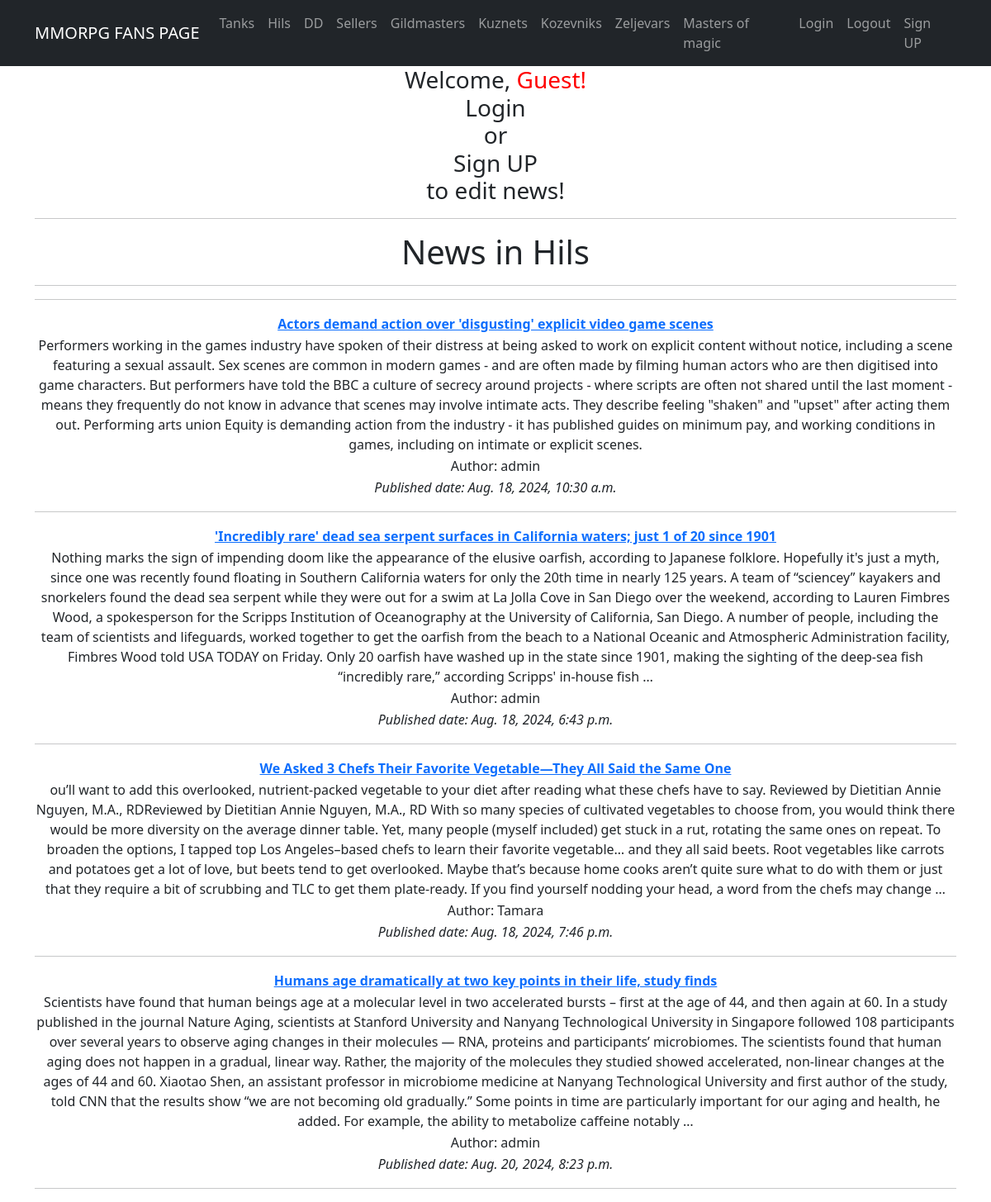
Page /category/Hils/ on the committed database.
### app/models.py (models this page shows, shortened)
class Category(models.Model):
    name = models.CharField(max_length=100, unique=True)
    class Meta:
        verbose_name_plural = ('Categories')

class Post(models.Model):
    name = models.CharField(max_length=150, unique=True)
    description = models.TextField()
    published_date = models.DateTimeField(default=timezone.now)
    author = models.ForeignKey(User, on_delete=models.CASCADE, related_name='posts')
    categories = models.ManyToManyField(Category, related_name='posts')

### app/views.py (the view)
# urls.py: path('category/<str:category_name>/', PostByCategory.as_view(), name='posts_by_category'),
class PostByCategory(ListView, LoginRequiredMixin, PermissionRequiredMixin):
    template_name = 'post_by_category.html'
    context_object_name = 'post_by_category'
    def get_queryset(self):
        category_name = self.kwargs['category_name']
        self.category = get_object_or_404(Category, name__iexact=category_name)
        return Post.objects.filter(categories=self.category)
    def get_context_data(self, **kwargs):
        context = super().get_context_data(**kwargs)
        context['category'] = self.category
        return context

### templates/post_by_category.html (shortened to what this page needs)
{% extends 'flatpages/default.html' %}
{% block content %}
<h1>News in {{ category.name }}</h1>
<hr>
    {% for post in post_by_category %}
<table>
    <tr>
        <td><strong><a href="{% url 'post_detail' post.pk %}">{{ post.name }}</a></strong></td>
    </tr>
    <tr>
        <td>{{ post.description | truncatewords:150 }}</td>
    </tr>
    <tr>
        <td>Author: {{ post.author }}</td>
    </tr>
    <tr>
        <td><i>Published date: {{ post.published_date }}</i></td>
    </tr>
<hr>
</table>
    {% endfor %}
<hr>
{% endblock content %}

### rows in the picture
Category: name "Hils"
Post: name "Actors demand action over 'disgusting' explicit video game scenes", description "Performers working in the games industry have spoken of their distress at being asked to work on explicit content without notice, including a scene featuring a sexual assault. Sex scenes are common in modern games - and are often made by filming human actors who are then digitised into game characters. But performers have told the BBC a culture of secrecy around projects - where scripts are often not shared until the last moment - means they frequently do not know in advance that scenes may involve intimate acts. They describe feeling \"shaken\" and \"upset\" after acting them out. Performing arts union Equity is demanding action from the industry - it has published guides on minimum pay, and…", author "admin", published_date "Aug. 18, 2024, 10:30 a.m."
Post: name "'Incredibly rare' dead sea serpent surfaces in California waters; just 1 of 20 since 1901", description "Nothing marks the sign of impending doom like the appearance of the elusive oarfish, according to Japanese folklore. Hopefully it's just a myth, since one was recently found floating in Southern California waters for only the 20th time in nearly 125 years. A team of “sciencey” kayakers and snorkelers found the dead sea serpent while they were out for a swim at La Jolla Cove in San Diego over the weekend, according to Lauren Fimbres Wood, a spokesperson for the Scripps Institution of Oceanography at the University of California, San Diego. A number of people, including the team of scientists and lifeguards, worked together to get the oarfish from the beach to a National Oceanic and…", author "admin", published_date "Aug. 18, 2024, 6:43 p.m."
Post: name "We Asked 3 Chefs Their Favorite Vegetable—They All Said the Same One", description "ou’ll want to add this overlooked, nutrient-packed vegetable to your diet after reading what these chefs have to say. Reviewed by Dietitian Annie Nguyen, M.A., RDReviewed by Dietitian Annie Nguyen, M.A., RD With so many species of cultivated vegetables to choose from, you would think there would be more diversity on the average dinner table. Yet, many people (myself included) get stuck in a rut, rotating the same ones on repeat. To broaden the options, I tapped top Los Angeles–based chefs to learn their favorite vegetable… and they all said beets. Root vegetables like carrots and potatoes get a lot of love, but beets tend to get overlooked. Maybe that’s because home cooks aren’t quite sure…", author "Tamara", published_date "Aug. 18, 2024, 7:46 p.m."
Post: name "Humans age dramatically at two key points in their life, study finds", description "Scientists have found that human beings age at a molecular level in two accelerated bursts – first at the age of 44, and then again at 60. In a study published in the journal Nature Aging, scientists at Stanford University and Nanyang Technological University in Singapore followed 108 participants over several years to observe aging changes in their molecules — RNA, proteins and participants’ microbiomes. The scientists found that human aging does not happen in a gradual, linear way. Rather, the majority of the molecules they studied showed accelerated, non-linear changes at the ages of 44 and 60. Xiaotao Shen, an assistant professor in microbiome medicine at Nanyang Technological…", author "admin", published_date "Aug. 20, 2024, 8:23 p.m."
